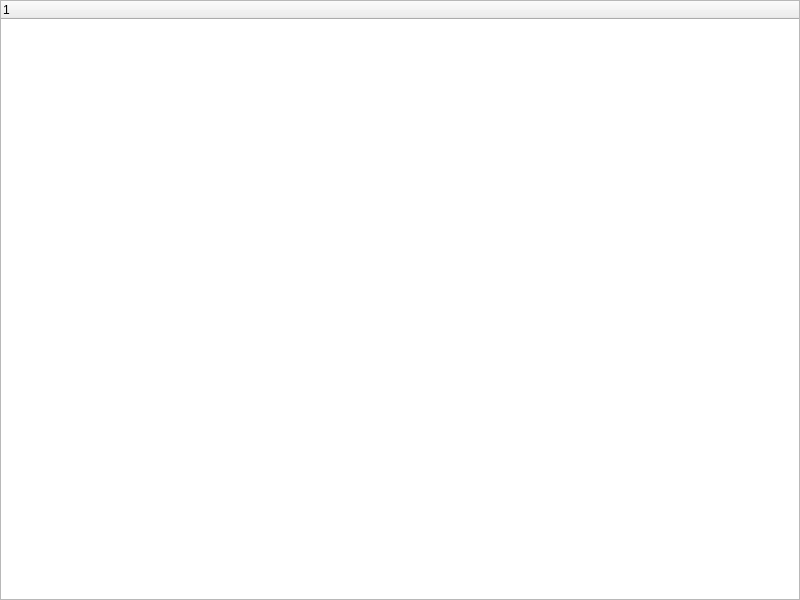
<?xml version="1.0" encoding="UTF-8"?>
<ui version="4.0">
 <class>nTriggerProperty</class>
 <widget class="QStackedWidget" name="nTriggerProperty">
  <property name="geometry">
   <rect>
    <x>0</x>
    <y>0</y>
    <width>800</width>
    <height>600</height>
   </rect>
  </property>
  <property name="windowTitle">
   <string>Trigger properties</string>
  </property>
  <property name="windowIcon">
   <iconset resource="../../Images/Branon.qrc">
    <normaloff>:/images/robot.png</normaloff>:/images/robot.png</iconset>
  </property>
  <property name="toolTip">
   <string>Trigger properties</string>
  </property>
  <property name="statusTip">
   <string>Trigger properties</string>
  </property>
  <property name="whatsThis">
   <string>Trigger properties</string>
  </property>
  <property name="currentIndex">
   <number>0</number>
  </property>
  <widget class="QTreeWidget" name="Triggers">
   <property name="alternatingRowColors">
    <bool>true</bool>
   </property>
   <property name="rootIsDecorated">
    <bool>false</bool>
   </property>
   <column>
    <property name="text">
     <string notr="true">1</string>
    </property>
   </column>
  </widget>
 </widget>
 <resources>
  <include location="../../Images/Branon.qrc"/>
  <include location="../../Images/Branon.qrc"/>
  <include location="../../Images/Branon.qrc"/>
  <include location="../../Images/Branon.qrc"/>
  <include location="../../Images/Branon.qrc"/>
 </resources>
 <connections>
  <connection>
   <sender>Triggers</sender>
   <signal>itemDoubleClicked(QTreeWidgetItem*,int)</signal>
   <receiver>nTriggerProperty</receiver>
   <slot>triggerClicked(QTreeWidgetItem*,int)</slot>
   <hints>
    <hint type="sourcelabel">
     <x>399</x>
     <y>299</y>
    </hint>
    <hint type="destinationlabel">
     <x>399</x>
     <y>299</y>
    </hint>
   </hints>
  </connection>
 </connections>
</ui>
